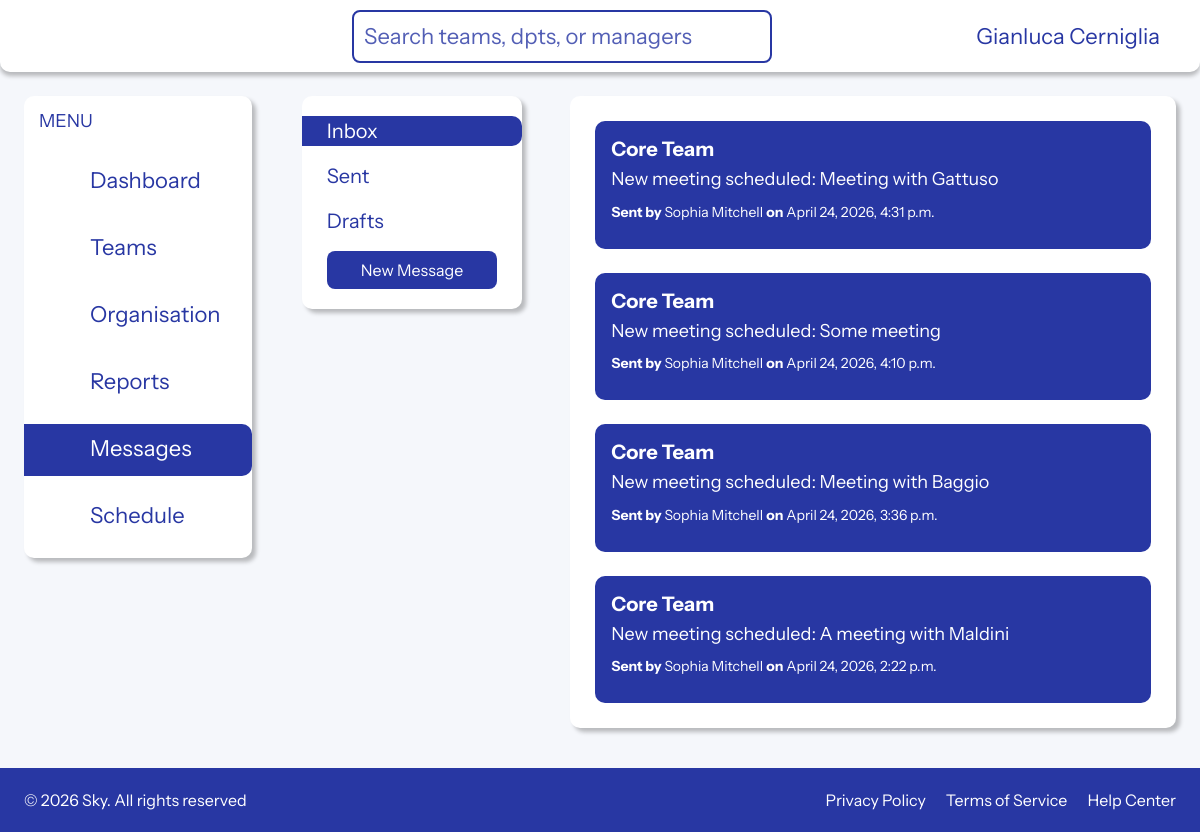
Page /messages/ (signed in) on the committed database.
### apps/teams/models.py (models this page shows, shortened)
class User(AbstractUser):
    team = models.ForeignKey(
        Team,
        on_delete=models.CASCADE,
        db_column="team_id",
        related_name="users",
        null=True,
        blank=True,
    )
    class Meta:
        db_table = "user"
    def __str__(self):
        full_name = self.get_full_name()
        return full_name or self.username

class Team(models.Model):
    team_id = models.AutoField(primary_key=True)
    team_name = models.TextField(blank=True, null=True)
    team_leader = models.ForeignKey(
        "User",
        on_delete=models.SET_NULL,
        null=True,
        blank=True,
        db_column="team_leader",
        related_name="led_teams",
    )
    department = models.ForeignKey(
        Department,
        on_delete=models.CASCADE,
        db_column="department_id",
        related_name="teams",
    )
    slack_channels = models.TextField(blank=True, null=True)
    daily_standup_time = models.TextField(blank=True, null=True)
    team_wiki = models.TextField(blank=True, null=True)
    development_focus_areas = models.TextField(blank=True, null=True)
    key_skills_technologies = models.TextField(blank=True, null=True)
    downstream_dependency = models.ForeignKey(
        "self",
        on_delete=models.SET_NULL,
        null=True,
        blank=True,
        related_name="upstream_teams",
    )
    class Meta:
        db_table = "team"

### apps/team_messages/models.py (models this page shows, shortened)
class TeamMessage(models.Model):
    message_id = models.AutoField(primary_key=True)
    sender_team = models.ForeignKey(
        "teams.Team",
        on_delete=models.CASCADE,
        related_name="sent_team_messages",
    )
    recipient_team = models.ForeignKey(
        "teams.Team",
        on_delete=models.CASCADE,
        related_name="received_team_messages",
    )
    sent_by = models.ForeignKey(
        settings.AUTH_USER_MODEL,
        on_delete=models.CASCADE,
        related_name="sent_team_messages",
    )
    subject = models.CharField(max_length=200)
    body = models.TextField()
    created_at = models.DateTimeField(auto_now_add=True)
    class Meta:
        db_table = "team_message"
        ordering = ["-created_at"]

### apps/team_messages/views.py (the view)
# urls.py: path("", views.message_list, name="message-list"),
@login_required
def message_list(request):
    if not request.user.team:
        messages.error(request, "You are not assigned to a team.")
        return redirect("team-list")
    current_team = request.user.team
    inbox = TeamMessage.objects.select_related(
        "sender_team", "recipient_team", "sent_by"
    ).filter(recipient_team=current_team)
    sent = TeamMessage.objects.select_related(
        "sender_team", "recipient_team", "sent_by"
    ).filter(sender_team=current_team)
    return render(
        request,
        "team_messages/list.html",
        {
            "current_team": current_team,
            "inbox": inbox,
            "sent": sent,
        },
    )

### apps/team_messages/templates/team_messages/list.html (shortened to what this page needs)
{% extends "base.html" %}
{% load static %}
{% block extra_css %}
<link rel="stylesheet" href="{% static 'pages/css/messages.css' %}">
{% endblock %}
{% block content %}
<div class="d-flex flex-row align-items-start">
    {% block sidebarNavigation %}
        {% include "./sidebar_navigation_messages.html" %}
    {% endblock %}
    <div class="messages-layout ps-5">
        <div class="messages-layout-inner rounded-component-design">
            <div class="card border-0">
                {% if inbox %}
                    <div class="messages-container">
                        {% for msg in inbox %}
                            <div class="message-card mb-4">
                                <a href="{% url 'messaging:message-detail' msg.message_id %}">
                                    <h3>{{ msg.sender_team.team_name }}</h3>
                                    <h4 class="message-title">{{ msg.subject }}</h4>
                                    <div class="message-details">
                                        <span><strong>Sent by</strong> {{ msg.sent_by }}</span>
                                        <span><strong>on</strong> {{ msg.created_at }}</span>
                                    </div>
                                </a>
                            </div>
                        {% endfor %}
                    </div>
                {% else %}
                    <p class="text-muted mb-0">No incoming messages yet.</p>
                {% endif %}
            </div>
        </div>
    </div>
</div>
{% endblock %}

### templates/header.html (shortened to what this page needs)
<header class="site-header">
    <div class="top-bar">
        <div class="header-inner">
            <div class="header-row">
                <div class="logo-section">
                    {% load svg %}
                </div>
                {% if user.is_authenticated %}
                    <div class="search-bar">
                        <form action="{% url 'team-list' %}" method="get" class="search-bar-form">
                            <input id="search" name="q" type="text" placeholder="Search teams, dpts, or managers" class="search-input">
                                {% load svg %}
                        </form>
                    </div>
                    <div class="profile-section d-flex align-items-center">
                                {% load svg %}
                        <div class="user-section pe-3">
                            {% if user.first_name and user.last_name %}
                                <span class="user-label">{{ user.first_name }} {{ user.last_name }}</span>
                            {% else %}
                                <span class="user-label">{{ user.username }}</span>
                            {% endif %}
                        </div>
                                {% load svg %}
                    </div>
                {% endif %}
            </div>
        </div>
    </div>
</header>

### apps/pages/static/pages/css/messages.css (style rules this page uses)
.messages-layout { width: 100%; }
.messages-layout-inner { padding: 25px; }
.messages-layout-inner .messages-container .message-card { background-color: #2837A3; border-radius: 10px; padding: 15px; border: 1px solid transparent; }
.messages-layout-inner .messages-container .message-card:last-child { margin-bottom: 0 !important; }
.messages-layout-inner .messages-container .message-card a { color: #fff; text-decoration: none; }
.messages-layout-inner .messages-container .message-card a h3 { font-size: 20px; font-weight: bold; }
.messages-layout-inner .messages-container .message-card a h4.message-title { font-size: 18px; font-weight: 400; }
.messages-layout-inner .messages-container .message-card a .message-details { margin-bottom: 10px; }
.messages-layout-inner .messages-container .message-card a .message-details span { font-size: 14px; font-weight: 400; }

### apps/pages/static/pages/css/main.css (style rules this page uses)
html, body { height: 100%; margin: 0; padding: 0; }
.rounded-component-design { background: #FFFFFF; box-shadow: 4px 4px 4px rgba(0, 0, 0, 0.25); border-radius: 10px; }
body.site-body { font-family: "Instrument Sans", Arial, sans-serif; background: #f5f7fb; color: #111827; }
.site-header { width: 100%; background: #ffffff; box-shadow: 0px 4px 4px rgba(0, 0, 0, 0.25); border-radius: 0px 0px 10px 10px; }
.header-inner { width: 100%; max-width: 1920px; margin: 0 auto; padding: 0 24px; }
.header-row { min-height: 72px; display: flex; align-items: center; justify-content: space-between; gap: 24px; }
header.site-header .header-inner .header-row .profile-section .user-section .user-label { color: #2837A3; font-size: 22px; font-weight: 400; }
.logo-section { min-width: 140px; min-height: 40px; display: flex; align-items: center; }
.user-label { font-size: 0.95rem; font-weight: 600; color: #374151; }
.search-bar { display: flex; align-items: center; border: 2px solid #2837a3; border-radius: 8px; padding: 0 10px; max-width: 420px; min-width: 420px; background-color: #fff; }
.search-bar-form { display: flex; width: 100%; align-items: center; }
.search-input { border: none; outline: none; flex-grow: 1; font-size: 22px; color: #2837a3; padding: 8px 0; }
.search-input::placeholder { color: #2837a3; opacity: 0.8; }

### rows in the picture
User: first_name "Gianluca", last_name "Cerniglia"
TeamMessage: sender_team.team_name "Core Team", subject "New meeting scheduled: Meeting with Gattuso", sent_by "Sophia Mitchell", created_at "April 24, 2026, 4:31 p.m."
TeamMessage: sender_team.team_name "Core Team", subject "New meeting scheduled: Some meeting", sent_by "Sophia Mitchell", created_at "April 24, 2026, 4:10 p.m."
TeamMessage: sender_team.team_name "Core Team", subject "New meeting scheduled: Meeting with Baggio", sent_by "Sophia Mitchell", created_at "April 24, 2026, 3:36 p.m."
TeamMessage: sender_team.team_name "Core Team", subject "New meeting scheduled: A meeting with Maldini", sent_by "Sophia Mitchell", created_at "April 24, 2026, 2:22 p.m."
